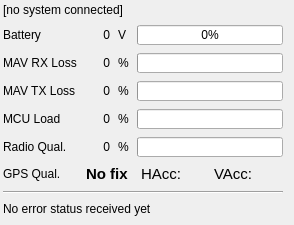
<?xml version="1.0" encoding="UTF-8"?>
<ui version="4.0">
 <class>uasInfo</class>
 <widget class="QWidget" name="uasInfo">
  <property name="geometry">
   <rect>
    <x>0</x>
    <y>0</y>
    <width>294</width>
    <height>225</height>
   </rect>
  </property>
  <property name="windowTitle">
   <string>Form</string>
  </property>
  <layout class="QGridLayout" name="gridLayout" rowstretch="0,0,0,0,0,0,0,0,0,0" columnstretch="0,0,0,0,0,0">
   <property name="leftMargin">
    <number>3</number>
   </property>
   <property name="topMargin">
    <number>3</number>
   </property>
   <property name="rightMargin">
    <number>3</number>
   </property>
   <property name="bottomMargin">
    <number>3</number>
   </property>
   <property name="spacing">
    <number>8</number>
   </property>
   <item row="1" column="1">
    <widget class="QLabel" name="voltageLabel">
     <property name="text">
      <string>0</string>
     </property>
     <property name="textFormat">
      <enum>Qt::AutoText</enum>
     </property>
     <property name="alignment">
      <set>Qt::AlignRight|Qt::AlignTrailing|Qt::AlignVCenter</set>
     </property>
    </widget>
   </item>
   <item row="5" column="0">
    <widget class="QLabel" name="label_4">
     <property name="sizePolicy">
      <sizepolicy hsizetype="Fixed" vsizetype="Fixed">
       <horstretch>0</horstretch>
       <verstretch>0</verstretch>
      </sizepolicy>
     </property>
     <property name="text">
      <string>Radio Qual.</string>
     </property>
    </widget>
   </item>
   <item row="6" column="4">
    <widget class="QLabel" name="vaccLabel">
     <property name="font">
      <font>
       <pointsize>11</pointsize>
      </font>
     </property>
     <property name="styleSheet">
      <string notr="true">font-size: 11pt;</string>
     </property>
     <property name="text">
      <string>VAcc:</string>
     </property>
     <property name="labelStyle" stdset="0">
      <string>larger</string>
     </property>
    </widget>
   </item>
   <item row="4" column="3" colspan="2">
    <widget class="QProgressBar" name="loadBar">
     <property name="sizePolicy">
      <sizepolicy hsizetype="MinimumExpanding" vsizetype="Fixed">
       <horstretch>10</horstretch>
       <verstretch>18</verstretch>
      </sizepolicy>
     </property>
     <property name="minimumSize">
      <size>
       <width>100</width>
       <height>0</height>
      </size>
     </property>
     <property name="maximumSize">
      <size>
       <width>16777215</width>
       <height>20</height>
      </size>
     </property>
     <property name="baseSize">
      <size>
       <width>0</width>
       <height>18</height>
      </size>
     </property>
     <property name="value">
      <number>0</number>
     </property>
     <property name="textVisible">
      <bool>false</bool>
     </property>
     <property name="format">
      <string notr="true">%p%</string>
     </property>
    </widget>
   </item>
   <item row="5" column="1">
    <widget class="QLabel" name="rssiLabel">
     <property name="minimumSize">
      <size>
       <width>25</width>
       <height>0</height>
      </size>
     </property>
     <property name="text">
      <string>0</string>
     </property>
     <property name="alignment">
      <set>Qt::AlignRight|Qt::AlignTrailing|Qt::AlignVCenter</set>
     </property>
    </widget>
   </item>
   <item row="4" column="0">
    <widget class="QLabel" name="label_3">
     <property name="sizePolicy">
      <sizepolicy hsizetype="Fixed" vsizetype="Fixed">
       <horstretch>0</horstretch>
       <verstretch>0</verstretch>
      </sizepolicy>
     </property>
     <property name="text">
      <string>MCU Load</string>
     </property>
    </widget>
   </item>
   <item row="3" column="3" colspan="2">
    <widget class="QProgressBar" name="sendLossBar">
     <property name="sizePolicy">
      <sizepolicy hsizetype="MinimumExpanding" vsizetype="Fixed">
       <horstretch>10</horstretch>
       <verstretch>18</verstretch>
      </sizepolicy>
     </property>
     <property name="minimumSize">
      <size>
       <width>100</width>
       <height>0</height>
      </size>
     </property>
     <property name="maximumSize">
      <size>
       <width>16777215</width>
       <height>20</height>
      </size>
     </property>
     <property name="baseSize">
      <size>
       <width>0</width>
       <height>18</height>
      </size>
     </property>
     <property name="value">
      <number>0</number>
     </property>
     <property name="textVisible">
      <bool>false</bool>
     </property>
     <property name="format">
      <string notr="true">%p%</string>
     </property>
    </widget>
   </item>
   <item row="5" column="2">
    <widget class="QLabel" name="label_10">
     <property name="sizePolicy">
      <sizepolicy hsizetype="Fixed" vsizetype="Preferred">
       <horstretch>0</horstretch>
       <verstretch>0</verstretch>
      </sizepolicy>
     </property>
     <property name="text">
      <string>%</string>
     </property>
    </widget>
   </item>
   <item row="6" column="1" colspan="2" alignment="Qt::AlignRight">
    <widget class="QLabel" name="fixTypeLabel">
     <property name="font">
      <font>
       <pointsize>11</pointsize>
       <weight>75</weight>
       <bold>true</bold>
      </font>
     </property>
     <property name="text">
      <string>No fix</string>
     </property>
     <property name="labelStyle" stdset="0">
      <string>gpsFixStatus</string>
     </property>
    </widget>
   </item>
   <item row="2" column="2">
    <widget class="QLabel" name="label_8">
     <property name="sizePolicy">
      <sizepolicy hsizetype="Fixed" vsizetype="Preferred">
       <horstretch>0</horstretch>
       <verstretch>0</verstretch>
      </sizepolicy>
     </property>
     <property name="text">
      <string>%</string>
     </property>
     <property name="textFormat">
      <enum>Qt::AutoText</enum>
     </property>
     <property name="alignment">
      <set>Qt::AlignLeading|Qt::AlignLeft|Qt::AlignVCenter</set>
     </property>
    </widget>
   </item>
   <item row="4" column="1">
    <widget class="QLabel" name="loadLabel">
     <property name="text">
      <string>0</string>
     </property>
     <property name="textFormat">
      <enum>Qt::AutoText</enum>
     </property>
     <property name="alignment">
      <set>Qt::AlignRight|Qt::AlignTrailing|Qt::AlignVCenter</set>
     </property>
    </widget>
   </item>
   <item row="6" column="3">
    <widget class="QLabel" name="haccLabel">
     <property name="font">
      <font>
       <pointsize>11</pointsize>
      </font>
     </property>
     <property name="styleSheet">
      <string notr="true">font-size: 11pt;</string>
     </property>
     <property name="text">
      <string> HAcc:</string>
     </property>
     <property name="labelStyle" stdset="0">
      <string>larger</string>
     </property>
    </widget>
   </item>
   <item row="1" column="0">
    <widget class="QLabel" name="label">
     <property name="sizePolicy">
      <sizepolicy hsizetype="Fixed" vsizetype="Fixed">
       <horstretch>0</horstretch>
       <verstretch>0</verstretch>
      </sizepolicy>
     </property>
     <property name="text">
      <string>Battery</string>
     </property>
    </widget>
   </item>
   <item row="1" column="2">
    <widget class="QLabel" name="label_7">
     <property name="sizePolicy">
      <sizepolicy hsizetype="Fixed" vsizetype="Preferred">
       <horstretch>0</horstretch>
       <verstretch>0</verstretch>
      </sizepolicy>
     </property>
     <property name="text">
      <string>V</string>
     </property>
     <property name="textFormat">
      <enum>Qt::AutoText</enum>
     </property>
     <property name="alignment">
      <set>Qt::AlignLeading|Qt::AlignLeft|Qt::AlignVCenter</set>
     </property>
    </widget>
   </item>
   <item row="5" column="3" colspan="2">
    <widget class="QProgressBar" name="rssiBar">
     <property name="maximumSize">
      <size>
       <width>16777215</width>
       <height>20</height>
      </size>
     </property>
     <property name="baseSize">
      <size>
       <width>0</width>
       <height>18</height>
      </size>
     </property>
     <property name="maximum">
      <number>100</number>
     </property>
     <property name="value">
      <number>0</number>
     </property>
     <property name="textVisible">
      <bool>false</bool>
     </property>
     <property name="format">
      <string notr="true">%p%</string>
     </property>
    </widget>
   </item>
   <item row="4" column="2">
    <widget class="QLabel" name="label_9">
     <property name="sizePolicy">
      <sizepolicy hsizetype="Fixed" vsizetype="Preferred">
       <horstretch>0</horstretch>
       <verstretch>0</verstretch>
      </sizepolicy>
     </property>
     <property name="text">
      <string>%</string>
     </property>
     <property name="textFormat">
      <enum>Qt::AutoText</enum>
     </property>
     <property name="alignment">
      <set>Qt::AlignLeading|Qt::AlignLeft|Qt::AlignVCenter</set>
     </property>
    </widget>
   </item>
   <item row="1" column="3" colspan="2">
    <widget class="QProgressBar" name="batteryBar">
     <property name="sizePolicy">
      <sizepolicy hsizetype="MinimumExpanding" vsizetype="Fixed">
       <horstretch>10</horstretch>
       <verstretch>18</verstretch>
      </sizepolicy>
     </property>
     <property name="minimumSize">
      <size>
       <width>100</width>
       <height>0</height>
      </size>
     </property>
     <property name="maximumSize">
      <size>
       <width>16777215</width>
       <height>20</height>
      </size>
     </property>
     <property name="baseSize">
      <size>
       <width>0</width>
       <height>18</height>
      </size>
     </property>
     <property name="minimum">
      <number>0</number>
     </property>
     <property name="maximum">
      <number>100</number>
     </property>
     <property name="value">
      <number>0</number>
     </property>
     <property name="textVisible">
      <bool>true</bool>
     </property>
     <property name="format">
      <string notr="true">%p%</string>
     </property>
    </widget>
   </item>
   <item row="2" column="0">
    <widget class="QLabel" name="label_2">
     <property name="sizePolicy">
      <sizepolicy hsizetype="Fixed" vsizetype="Fixed">
       <horstretch>0</horstretch>
       <verstretch>0</verstretch>
      </sizepolicy>
     </property>
     <property name="text">
      <string>MAV RX Loss</string>
     </property>
    </widget>
   </item>
   <item row="6" column="0">
    <widget class="QLabel" name="label_5">
     <property name="sizePolicy">
      <sizepolicy hsizetype="Fixed" vsizetype="Fixed">
       <horstretch>0</horstretch>
       <verstretch>0</verstretch>
      </sizepolicy>
     </property>
     <property name="text">
      <string>GPS Qual.</string>
     </property>
    </widget>
   </item>
   <item row="3" column="2">
    <widget class="QLabel" name="label_11">
     <property name="sizePolicy">
      <sizepolicy hsizetype="Fixed" vsizetype="Preferred">
       <horstretch>0</horstretch>
       <verstretch>0</verstretch>
      </sizepolicy>
     </property>
     <property name="text">
      <string>%</string>
     </property>
     <property name="textFormat">
      <enum>Qt::AutoText</enum>
     </property>
     <property name="alignment">
      <set>Qt::AlignLeading|Qt::AlignLeft|Qt::AlignVCenter</set>
     </property>
    </widget>
   </item>
   <item row="8" column="0" colspan="5">
    <widget class="QLabel" name="errorLabel">
     <property name="text">
      <string>No error status received yet</string>
     </property>
    </widget>
   </item>
   <item row="2" column="1">
    <widget class="QLabel" name="receiveLossLabel">
     <property name="text">
      <string>0</string>
     </property>
     <property name="textFormat">
      <enum>Qt::AutoText</enum>
     </property>
     <property name="alignment">
      <set>Qt::AlignRight|Qt::AlignTrailing|Qt::AlignVCenter</set>
     </property>
    </widget>
   </item>
   <item row="2" column="3" colspan="2">
    <widget class="QProgressBar" name="receiveLossBar">
     <property name="sizePolicy">
      <sizepolicy hsizetype="MinimumExpanding" vsizetype="Fixed">
       <horstretch>10</horstretch>
       <verstretch>18</verstretch>
      </sizepolicy>
     </property>
     <property name="minimumSize">
      <size>
       <width>100</width>
       <height>0</height>
      </size>
     </property>
     <property name="maximumSize">
      <size>
       <width>16777215</width>
       <height>20</height>
      </size>
     </property>
     <property name="baseSize">
      <size>
       <width>0</width>
       <height>18</height>
      </size>
     </property>
     <property name="value">
      <number>0</number>
     </property>
     <property name="textVisible">
      <bool>false</bool>
     </property>
     <property name="format">
      <string notr="true">%p%</string>
     </property>
    </widget>
   </item>
   <item row="7" column="0" colspan="5">
    <widget class="Line" name="line">
     <property name="orientation">
      <enum>Qt::Horizontal</enum>
     </property>
    </widget>
   </item>
   <item row="3" column="1">
    <widget class="QLabel" name="sendLossLabel">
     <property name="text">
      <string>0</string>
     </property>
     <property name="textFormat">
      <enum>Qt::AutoText</enum>
     </property>
     <property name="alignment">
      <set>Qt::AlignRight|Qt::AlignTrailing|Qt::AlignVCenter</set>
     </property>
    </widget>
   </item>
   <item row="9" column="0" colspan="6">
    <spacer name="verticalSpacer">
     <property name="orientation">
      <enum>Qt::Vertical</enum>
     </property>
     <property name="sizeType">
      <enum>QSizePolicy::Expanding</enum>
     </property>
     <property name="sizeHint" stdset="0">
      <size>
       <width>0</width>
       <height>0</height>
      </size>
     </property>
    </spacer>
   </item>
   <item row="3" column="0">
    <widget class="QLabel" name="label_6">
     <property name="sizePolicy">
      <sizepolicy hsizetype="Fixed" vsizetype="Fixed">
       <horstretch>0</horstretch>
       <verstretch>0</verstretch>
      </sizepolicy>
     </property>
     <property name="text">
      <string>MAV TX Loss</string>
     </property>
    </widget>
   </item>
   <item row="0" column="0" colspan="6">
    <widget class="QLabel" name="label_uavName">
     <property name="text">
      <string>[no system connected]</string>
     </property>
    </widget>
   </item>
  </layout>
 </widget>
 <resources/>
 <connections/>
</ui>
